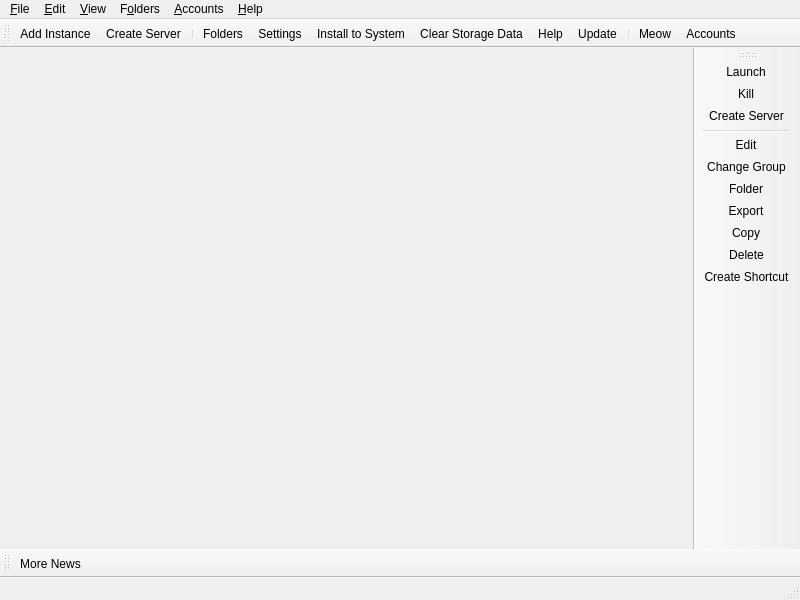
<?xml version="1.0" encoding="UTF-8"?>
<ui version="4.0">
 <class>MainWindow</class>
 <widget class="QMainWindow" name="MainWindow">
  <property name="geometry">
   <rect>
    <x>0</x>
    <y>0</y>
    <width>800</width>
    <height>600</height>
   </rect>
  </property>
  <widget class="QWidget" name="centralWidget">
   <layout class="QHBoxLayout" name="horizontalLayout">
    <property name="spacing">
     <number>0</number>
    </property>
    <property name="leftMargin">
     <number>0</number>
    </property>
    <property name="topMargin">
     <number>0</number>
    </property>
    <property name="rightMargin">
     <number>0</number>
    </property>
    <property name="bottomMargin">
     <number>0</number>
    </property>
   </layout>
  </widget>
  <widget class="QStatusBar" name="statusBar"/>
  <widget class="QToolBar" name="mainToolBar">
   <property name="windowTitle">
    <string>Main Toolbar</string>
   </property>
   <property name="allowedAreas">
    <set>Qt::BottomToolBarArea|Qt::TopToolBarArea</set>
   </property>
   <property name="toolButtonStyle">
    <enum>Qt::ToolButtonTextBesideIcon</enum>
   </property>
   <property name="floatable">
    <bool>false</bool>
   </property>
   <attribute name="toolBarArea">
    <enum>TopToolBarArea</enum>
   </attribute>
   <attribute name="toolBarBreak">
    <bool>false</bool>
   </attribute>
   <addaction name="actionAddInstance"/>
   <addaction name="actionCreateLocalServer"/>
   <addaction name="separator"/>
   <addaction name="actionFoldersButton"/>
   <addaction name="actionSettings"/>
   <addaction name="actionAddToPATH"/>
   <addaction name="actionClearStorageData"/>
   <addaction name="actionHelpButton"/>
   <addaction name="actionCheckUpdate"/>
   <addaction name="separator"/>
   <addaction name="actionCAT"/>
   <addaction name="actionAccountsButton"/>
  </widget>
  <widget class="QToolBar" name="newsToolBar">
   <property name="windowTitle">
    <string>News Toolbar</string>
   </property>
   <property name="allowedAreas">
    <set>Qt::BottomToolBarArea|Qt::TopToolBarArea</set>
   </property>
   <property name="iconSize">
    <size>
     <width>16</width>
     <height>16</height>
    </size>
   </property>
   <property name="toolButtonStyle">
    <enum>Qt::ToolButtonTextBesideIcon</enum>
   </property>
   <property name="floatable">
    <bool>false</bool>
   </property>
   <attribute name="toolBarArea">
    <enum>BottomToolBarArea</enum>
   </attribute>
   <attribute name="toolBarBreak">
    <bool>false</bool>
   </attribute>
   <addaction name="actionMoreNews"/>
  </widget>
  <widget class="WideBar" name="instanceToolBar">
   <property name="windowTitle">
    <string>Instance Toolbar</string>
   </property>
   <property name="allowedAreas">
    <set>Qt::LeftToolBarArea|Qt::RightToolBarArea</set>
   </property>
   <property name="iconSize">
    <size>
     <width>16</width>
     <height>16</height>
    </size>
   </property>
   <property name="toolButtonStyle">
    <enum>Qt::ToolButtonTextBesideIcon</enum>
   </property>
   <property name="floatable">
    <bool>false</bool>
   </property>
   <property name="useDefaultAction" stdset="0">
    <bool>true</bool>
   </property>
   <attribute name="toolBarArea">
    <enum>RightToolBarArea</enum>
   </attribute>
   <attribute name="toolBarBreak">
    <bool>false</bool>
   </attribute>
   <addaction name="actionLaunchInstance"/>
   <addaction name="actionKillInstance"/>
   <addaction name="actionCreateLocalServer"/>
   <addaction name="separator"/>
   <addaction name="actionEditInstance"/>
   <addaction name="actionChangeInstGroup"/>
   <addaction name="actionViewSelectedInstFolder"/>
   <addaction name="actionExportInstance"/>
   <addaction name="actionCopyInstance"/>
   <addaction name="actionDeleteInstance"/>
   <addaction name="actionCreateInstanceShortcut"/>
  </widget>
  <widget class="QMenuBar" name="menuBar">
   <property name="geometry">
    <rect>
     <x>0</x>
     <y>0</y>
     <width>800</width>
     <height>22</height>
    </rect>
   </property>
   <widget class="QMenu" name="fileMenu">
    <property name="title">
     <string>&amp;File</string>
    </property>
    <property name="toolTipsVisible">
     <bool>true</bool>
    </property>
    <addaction name="actionAddInstance"/>
    <addaction name="separator"/>
    <addaction name="actionLaunchInstance"/>
    <addaction name="actionKillInstance"/>
    <addaction name="actionCreateLocalServer"/>
    <addaction name="separator"/>
    <addaction name="actionEditInstance"/>
    <addaction name="actionChangeInstGroup"/>
    <addaction name="actionViewSelectedInstFolder"/>
    <addaction name="actionExportInstance"/>
    <addaction name="actionCopyInstance"/>
    <addaction name="actionDeleteInstance"/>
    <addaction name="actionCreateInstanceShortcut"/>
    <addaction name="separator"/>
    <addaction name="actionSettings"/>
    <addaction name="actionAddToPATH"/>
    <addaction name="actionClearStorageData"/>
    <addaction name="actionCloseWindow"/>
   </widget>
   <widget class="QMenu" name="editMenu">
    <property name="title">
     <string>&amp;Edit</string>
    </property>
    <property name="toolTipsVisible">
     <bool>true</bool>
    </property>
    <addaction name="actionUndoTrashInstance"/>
   </widget>
   <widget class="QMenu" name="viewMenu">
    <property name="title">
     <string>&amp;View</string>
    </property>
    <property name="toolTipsVisible">
     <bool>true</bool>
    </property>
    <addaction name="actionChangeTheme"/>
    <addaction name="separator"/>
    <addaction name="actionCAT"/>
    <addaction name="actionToggleStatusBar"/>
    <addaction name="actionLockToolbars"/>
    <addaction name="separator"/>
   </widget>
   <widget class="QMenu" name="foldersMenu">
    <property name="title">
     <string>F&amp;olders</string>
    </property>
    <property name="toolTipsVisible">
     <bool>true</bool>
    </property>
    <addaction name="actionViewLauncherRootFolder"/>
    <addaction name="separator"/>
    <addaction name="actionViewInstanceFolder"/>
    <addaction name="actionViewCentralModsFolder"/>
    <addaction name="actionViewSkinsFolder"/>
    <addaction name="actionViewJavaFolder"/>
    <addaction name="separator"/>
    <addaction name="actionViewIconThemeFolder"/>
    <addaction name="actionViewWidgetThemeFolder"/>
    <addaction name="actionViewCatPackFolder"/>
    <addaction name="actionViewIconsFolder"/>
    <addaction name="separator"/>
    <addaction name="actionViewLogsFolder"/>
   </widget>
   <widget class="QMenu" name="accountsMenu">
    <property name="title">
     <string>&amp;Accounts</string>
    </property>
   </widget>
   <widget class="QMenu" name="helpMenu">
    <property name="title">
     <string>&amp;Help</string>
    </property>
    <property name="toolTipsVisible">
     <bool>true</bool>
    </property>
    <addaction name="actionClearMetadata"/>
    <addaction name="actionClearStorageData"/>
    <addaction name="actionReportBug"/>
    <addaction name="actionViewLog"/>
    <addaction name="actionAddToPATH"/>
    <addaction name="separator"/>
    <addaction name="actionMATRIX"/>
    <addaction name="actionDISCORD"/>
    <addaction name="actionREDDIT"/>
    <addaction name="separator"/>
    <addaction name="actionMoreNews"/>
    <addaction name="actionCheckUpdate"/>
    <addaction name="actionOpenWiki"/>
    <addaction name="actionAbout"/>
   </widget>
   <addaction name="fileMenu"/>
   <addaction name="editMenu"/>
   <addaction name="viewMenu"/>
   <addaction name="foldersMenu"/>
   <addaction name="accountsMenu"/>
   <addaction name="helpMenu"/>
  </widget>
  <action name="actionMoreNews">
   <property name="icon">
    <iconset theme="news"/>
   </property>
   <property name="text">
    <string>More News...</string>
   </property>
   <property name="toolTip">
    <string>Open the development blog to read more news about %1.</string>
   </property>
  </action>
  <action name="actionCAT">
   <property name="checkable">
    <bool>true</bool>
   </property>
   <property name="icon">
    <iconset theme="cat"/>
   </property>
   <property name="text">
    <string>&amp;Meow</string>
   </property>
   <property name="toolTip">
    <string>It's a fluffy kitty :3</string>
   </property>
  </action>
  <action name="actionToggleStatusBar">
   <property name="checkable">
    <bool>true</bool>
   </property>
   <property name="text">
    <string>Status Bar</string>
   </property>
  </action>
  <action name="actionLockToolbars">
   <property name="checkable">
    <bool>true</bool>
   </property>
   <property name="text">
    <string>Lock Toolbars</string>
   </property>
  </action>
  <action name="actionUndoTrashInstance">
   <property name="enabled">
    <bool>false</bool>
   </property>
   <property name="text">
    <string>&amp;Undo Last Instance Deletion</string>
   </property>
  </action>
  <action name="actionAddInstance">
   <property name="icon">
    <iconset theme="new"/>
   </property>
   <property name="text">
    <string>Add Instanc&amp;e...</string>
   </property>
   <property name="toolTip">
    <string>Add a new instance.</string>
   </property>
  </action>
  <action name="actionCheckUpdate">
   <property name="icon">
    <iconset theme="checkupdate"/>
   </property>
   <property name="text">
    <string>&amp;Update...</string>
   </property>
   <property name="toolTip">
    <string>Check for new updates for %1.</string>
   </property>
   <property name="menuRole">
    <enum>QAction::ApplicationSpecificRole</enum>
   </property>
  </action>
  <action name="actionSettings">
   <property name="icon">
    <iconset theme="settings"/>
   </property>
   <property name="text">
    <string>Setti&amp;ngs...</string>
   </property>
   <property name="toolTip">
    <string>Change settings.</string>
   </property>
   <property name="menuRole">
    <enum>QAction::PreferencesRole</enum>
   </property>
  </action>
  <action name="actionManageAccounts">
   <property name="icon">
    <iconset theme="accounts"/>
   </property>
   <property name="text">
    <string>&amp;Manage Accounts...</string>
   </property>
  </action>
  <action name="actionLaunchInstance">
   <property name="icon">
    <iconset theme="launch"/>
   </property>
   <property name="text">
    <string>&amp;Launch</string>
   </property>
   <property name="toolTip">
    <string>Launch the selected instance.</string>
   </property>
  </action>
  <action name="actionKillInstance">
   <property name="icon">
    <iconset theme="status-bad"/>
   </property>
   <property name="text">
    <string>&amp;Kill</string>
   </property>
   <property name="toolTip">
    <string>Kill the running instance.</string>
   </property>
   <property name="shortcut">
    <string>Ctrl+K</string>
   </property>
  </action>
  <action name="actionCreateLocalServer">
   <property name="icon">
    <iconset theme="server"/>
   </property>
   <property name="text">
    <string>Create Server</string>
   </property>
   <property name="toolTip">
    <string>Create and manage a local offline server for the selected instance.</string>
   </property>
  </action>
  <action name="actionRenameInstance">
   <property name="icon">
    <iconset theme="rename"/>
   </property>
   <property name="text">
    <string>Rename</string>
   </property>
   <property name="toolTip">
    <string>Rename the selected instance.</string>
   </property>
  </action>
  <action name="actionChangeInstGroup">
   <property name="icon">
    <iconset theme="tag"/>
   </property>
   <property name="text">
    <string>&amp;Change Group...</string>
   </property>
   <property name="toolTip">
    <string>Change the selected instance's group.</string>
   </property>
   <property name="shortcut">
    <string>Ctrl+G</string>
   </property>
  </action>
  <action name="actionChangeInstIcon">
   <property name="text">
    <string>Change Icon</string>
   </property>
   <property name="toolTip">
    <string>Change the selected instance's icon.</string>
   </property>
  </action>
  <action name="actionEditInstance">
   <property name="icon">
    <iconset theme="settings"/>
   </property>
   <property name="text">
    <string>&amp;Edit...</string>
   </property>
   <property name="toolTip">
    <string>Change the instance settings, mods and versions.</string>
   </property>
   <property name="shortcut">
    <string>Ctrl+I</string>
   </property>
  </action>
  <action name="actionViewSelectedInstFolder">
   <property name="icon">
    <iconset theme="viewfolder"/>
   </property>
   <property name="text">
    <string>&amp;Folder</string>
   </property>
   <property name="toolTip">
    <string>Open the selected instance's root folder in a file browser.</string>
   </property>
  </action>
  <action name="actionDeleteInstance">
   <property name="icon">
    <iconset theme="delete"/>
   </property>
   <property name="text">
    <string>Dele&amp;te</string>
   </property>
   <property name="toolTip">
    <string>Delete the selected instance.</string>
   </property>
   <property name="autoRepeat">
    <bool>false</bool>
   </property>
  </action>
  <action name="actionCopyInstance">
   <property name="icon">
    <iconset theme="copy"/>
   </property>
   <property name="text">
    <string>Cop&amp;y...</string>
   </property>
   <property name="toolTip">
    <string>Copy the selected instance.</string>
   </property>
   <property name="shortcut">
    <string>Ctrl+D</string>
   </property>
  </action>
  <action name="actionExportInstance">
   <property name="icon">
    <iconset theme="export"/>
   </property>
   <property name="text">
    <string>E&amp;xport...</string>
   </property>
   <property name="toolTip">
    <string>Export the selected instance to supported formats.</string>
   </property>
  </action>
  <action name="actionExportInstanceZip">
   <property name="icon">
    <iconset theme="launcher"/>
   </property>
   <property name="text">
    <string>Prism Launcher (zip)</string>
   </property>
  </action>
  <action name="actionExportInstanceMrPack">
   <property name="icon">
    <iconset theme="modrinth"/>
   </property>
   <property name="text">
    <string>Modrinth (mrpack)</string>
   </property>
  </action>
  <action name="actionExportInstanceFlamePack">
   <property name="icon">
    <iconset theme="flame"/>
   </property>
   <property name="text">
    <string>CurseForge (zip)</string>
   </property>
  </action>
  <action name="actionCreateInstanceShortcut">
   <property name="icon">
    <iconset theme="shortcut"/>
   </property>
   <property name="text">
    <string>Create Shortcut</string>
   </property>
   <property name="toolTip">
    <string>Creates a shortcut on a selected folder to launch the selected instance.</string>
   </property>
  </action>
  <action name="actionNoAccountsAdded">
   <property name="icon">
    <iconset theme="noaccount"/>
   </property>
   <property name="text">
    <string>No accounts added!</string>
   </property>
  </action>
  <action name="actionNoDefaultAccount">
   <property name="checkable">
    <bool>true</bool>
   </property>
   <property name="icon">
    <iconset theme="noaccount"/>
   </property>
   <property name="text">
    <string>No Default Account</string>
   </property>
   <property name="shortcut">
    <string>Ctrl+0</string>
   </property>
  </action>
  <action name="actionCloseWindow">
   <property name="icon">
    <iconset theme="status-bad"/>
   </property>
   <property name="text">
    <string>Close &amp;Window</string>
   </property>
   <property name="toolTip">
    <string>Close the current window</string>
   </property>
   <property name="menuRole">
    <enum>QAction::QuitRole</enum>
   </property>
  </action>
  <action name="actionViewInstanceFolder">
   <property name="icon">
    <iconset theme="viewfolder"/>
   </property>
   <property name="text">
    <string>&amp;Instances</string>
   </property>
   <property name="toolTip">
    <string>Open the instances folder in a file browser.</string>
   </property>
  </action>
  <action name="actionViewLauncherRootFolder">
   <property name="icon">
    <iconset theme="viewfolder"/>
   </property>
   <property name="text">
    <string>Launcher &amp;Root</string>
   </property>
   <property name="toolTip">
    <string>Open the launcher's root folder in a file browser.</string>
   </property>
  </action>
  <action name="actionViewCentralModsFolder">
   <property name="icon">
    <iconset theme="centralmods"/>
   </property>
   <property name="text">
    <string>&amp;Central Mods</string>
   </property>
   <property name="toolTip">
    <string>Open the central mods folder in a file browser.</string>
   </property>
  </action>
  <action name="actionViewSkinsFolder">
   <property name="icon">
    <iconset theme="viewfolder"/>
   </property>
   <property name="text">
    <string>&amp;Skins</string>
   </property>
   <property name="toolTip">
    <string>Open the skins folder in a file browser.</string>
   </property>
  </action>
  <action name="actionViewIconsFolder">
   <property name="icon">
    <iconset theme="viewfolder"/>
   </property>
   <property name="text">
    <string>Instance Icons</string>
   </property>
   <property name="toolTip">
    <string>Open the instance icons folder in a file browser.</string>
   </property>
  </action>
  <action name="actionViewLogsFolder">
   <property name="icon">
    <iconset theme="viewfolder"/>
   </property>
   <property name="text">
    <string>Logs</string>
   </property>
   <property name="toolTip">
    <string>Open the logs folder in a file browser.</string>
   </property>
  </action>
  <action name="actionChangeTheme">
   <property name="text">
    <string>Themes</string>
   </property>
  </action>
  <action name="actionReportBug">
   <property name="icon">
    <iconset theme="bug"/>
   </property>
   <property name="text">
    <string>Report a Bug or Suggest a Feature</string>
   </property>
   <property name="toolTip">
    <string>Open the bug tracker to report a bug with %1.</string>
   </property>
  </action>
  <action name="actionDISCORD">
   <property name="icon">
    <iconset theme="discord"/>
   </property>
   <property name="text">
    <string>&amp;Discord Guild</string>
   </property>
   <property name="toolTip">
    <string>Open %1 Discord guild.</string>
   </property>
  </action>
  <action name="actionMATRIX">
   <property name="icon">
    <iconset theme="matrix"/>
   </property>
   <property name="text">
    <string>&amp;Matrix Space</string>
   </property>
   <property name="toolTip">
    <string>Open %1 Matrix space.</string>
   </property>
  </action>
  <action name="actionREDDIT">
   <property name="icon">
    <iconset theme="reddit-alien"/>
   </property>
   <property name="text">
    <string>Sub&amp;reddit</string>
   </property>
   <property name="toolTip">
    <string>Open %1 subreddit.</string>
   </property>
  </action>
  <action name="actionAbout">
   <property name="icon">
    <iconset theme="about"/>
   </property>
   <property name="text">
    <string>&amp;About %1</string>
   </property>
   <property name="toolTip">
    <string>View information about %1.</string>
   </property>
   <property name="menuRole">
    <enum>QAction::AboutRole</enum>
   </property>
  </action>
  <action name="actionClearMetadata">
   <property name="icon">
    <iconset theme="refresh"/>
   </property>
   <property name="text">
    <string>&amp;Clear Metadata Cache</string>
   </property>
   <property name="toolTip">
    <string>Clear cached metadata</string>
   </property>
  </action>
  <action name="actionViewLog">
   <property name="icon">
    <iconset theme="log">
     <normaloff>.</normaloff>.</iconset>
   </property>
   <property name="text">
    <string>View logs</string>
   </property>
   <property name="toolTip">
    <string>View current and previous launcher logs</string>
   </property>
  </action>
  <action name="actionAddToPATH">
   <property name="icon">
    <iconset theme="custom-commands"/>
   </property>
   <property name="text">
    <string>&amp;Install to System</string>
   </property>
   <property name="toolTip">
    <string>Install %1 into the current user's application menu and PATH.</string>
   </property>
  </action>
  <action name="actionClearStorageData">
   <property name="icon">
    <iconset theme="delete"/>
   </property>
   <property name="text">
    <string>Clear &amp;Storage Data...</string>
   </property>
   <property name="toolTip">
    <string>Delete instances, mods, caches, logs, managed Java runtimes, and other storage-heavy launcher data.</string>
   </property>
  </action>
  <action name="actionFoldersButton">
   <property name="icon">
    <iconset theme="viewfolder"/>
   </property>
   <property name="text">
    <string>Folders</string>
   </property>
   <property name="toolTip">
    <string>Open one of the folders shared between instances.</string>
   </property>
  </action>
  <action name="actionHelpButton">
   <property name="icon">
    <iconset theme="help"/>
   </property>
   <property name="text">
    <string>Help</string>
   </property>
   <property name="toolTip">
    <string>Get help with %1 or Minecraft.</string>
   </property>
  </action>
  <action name="actionAccountsButton">
   <property name="icon">
    <iconset theme="noaccount"/>
   </property>
   <property name="text">
    <string>Accounts</string>
   </property>
  </action>
  <action name="actionOpenWiki">
   <property name="icon">
    <iconset theme="help"/>
   </property>
   <property name="text">
    <string>%1 &amp;Wiki</string>
   </property>
   <property name="toolTip">
    <string>Open the %1 wiki</string>
   </property>
  </action>
  <action name="actionViewWidgetThemeFolder">
   <property name="icon">
    <iconset theme="viewfolder"/>
   </property>
   <property name="text">
    <string>&amp;Widget Themes</string>
   </property>
   <property name="toolTip">
    <string>Open the widget themes folder in a file browser.</string>
   </property>
  </action>
  <action name="actionViewIconThemeFolder">
   <property name="icon">
    <iconset theme="viewfolder"/>
   </property>
   <property name="text">
    <string>I&amp;con Theme</string>
   </property>
   <property name="toolTip">
    <string>Open the icon theme folder in a file browser.</string>
   </property>
  </action>
  <action name="actionViewCatPackFolder">
   <property name="icon">
    <iconset theme="viewfolder"/>
   </property>
   <property name="text">
    <string>Cat Packs</string>
   </property>
   <property name="toolTip">
    <string>Open the cat packs folder in a file browser.</string>
   </property>
  </action>
  <action name="actionViewJavaFolder">
   <property name="icon">
    <iconset theme="viewfolder"/>
   </property>
   <property name="text">
    <string>Java</string>
   </property>
   <property name="toolTip">
    <string>Open the Java folder in a file browser. Only available if the built-in Java downloader is used.</string>
   </property>
  </action>
 </widget>
 <customwidgets>
  <customwidget>
   <class>WideBar</class>
   <extends>QToolBar</extends>
   <header>ui/widgets/WideBar.h</header>
  </customwidget>
 </customwidgets>
 <resources/>
 <connections/>
</ui>
